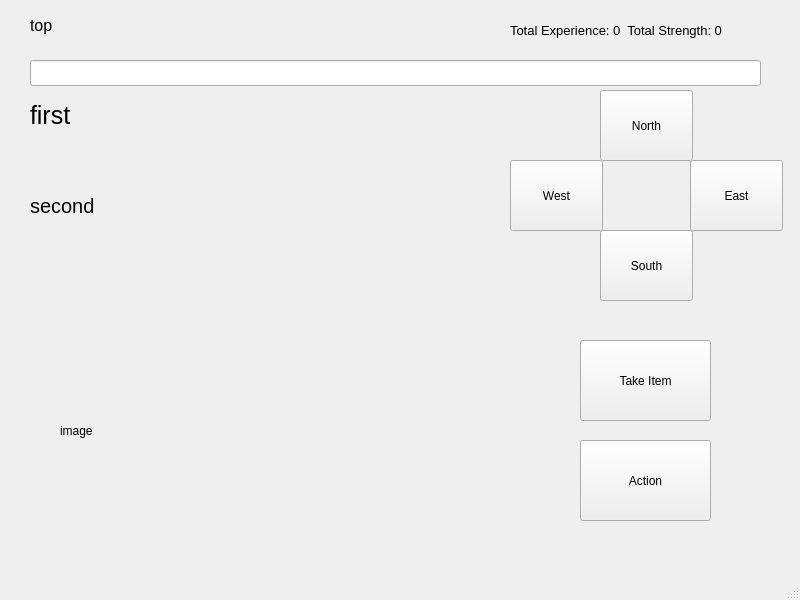
<?xml version="1.0" encoding="UTF-8"?>
<ui version="4.0">
 <class>MainWindow</class>
 <widget class="QMainWindow" name="MainWindow">
  <property name="geometry">
   <rect>
    <x>0</x>
    <y>0</y>
    <width>800</width>
    <height>600</height>
   </rect>
  </property>
  <property name="windowTitle">
   <string>MainWindow</string>
  </property>
  <widget class="QWidget" name="centralwidget">
   <widget class="QLineEdit" name="lineEdit">
    <property name="geometry">
     <rect>
      <x>30</x>
      <y>60</y>
      <width>731</width>
      <height>26</height>
     </rect>
    </property>
   </widget>
   <widget class="QLabel" name="label">
    <property name="geometry">
     <rect>
      <x>30</x>
      <y>80</y>
      <width>611</width>
      <height>251</height>
     </rect>
    </property>
    <property name="font">
     <font>
      <pointsize>15</pointsize>
     </font>
    </property>
    <property name="text">
     <string>second</string>
    </property>
   </widget>
   <widget class="QLabel" name="label_2">
    <property name="geometry">
     <rect>
      <x>30</x>
      <y>20</y>
      <width>721</width>
      <height>191</height>
     </rect>
    </property>
    <property name="font">
     <font>
      <pointsize>19</pointsize>
     </font>
    </property>
    <property name="text">
     <string>first</string>
    </property>
   </widget>
   <widget class="QLabel" name="label_3">
    <property name="geometry">
     <rect>
      <x>30</x>
      <y>-70</y>
      <width>651</width>
      <height>191</height>
     </rect>
    </property>
    <property name="font">
     <font>
      <pointsize>12</pointsize>
     </font>
    </property>
    <property name="text">
     <string>top</string>
    </property>
   </widget>
   <widget class="QLabel" name="label_4">
    <property name="geometry">
     <rect>
      <x>510</x>
      <y>20</y>
      <width>351</width>
      <height>20</height>
     </rect>
    </property>
    <property name="font">
     <font>
      <pointsize>10</pointsize>
     </font>
    </property>
    <property name="text">
     <string>Total Experience: 0  Total Strength: 0</string>
    </property>
   </widget>
   <widget class="QPushButton" name="northButton">
    <property name="geometry">
     <rect>
      <x>600</x>
      <y>90</y>
      <width>93</width>
      <height>71</height>
     </rect>
    </property>
    <property name="text">
     <string>North</string>
    </property>
   </widget>
   <widget class="QPushButton" name="westButton">
    <property name="geometry">
     <rect>
      <x>510</x>
      <y>160</y>
      <width>93</width>
      <height>71</height>
     </rect>
    </property>
    <property name="text">
     <string>West</string>
    </property>
   </widget>
   <widget class="QPushButton" name="eastButton">
    <property name="geometry">
     <rect>
      <x>690</x>
      <y>160</y>
      <width>93</width>
      <height>71</height>
     </rect>
    </property>
    <property name="text">
     <string>East</string>
    </property>
   </widget>
   <widget class="QPushButton" name="southButton">
    <property name="geometry">
     <rect>
      <x>600</x>
      <y>230</y>
      <width>93</width>
      <height>71</height>
     </rect>
    </property>
    <property name="text">
     <string>South</string>
    </property>
   </widget>
   <widget class="QLabel" name="label_5">
    <property name="geometry">
     <rect>
      <x>60</x>
      <y>310</y>
      <width>451</width>
      <height>241</height>
     </rect>
    </property>
    <property name="text">
     <string>image</string>
    </property>
   </widget>
   <widget class="QPushButton" name="takeButton">
    <property name="geometry">
     <rect>
      <x>580</x>
      <y>340</y>
      <width>131</width>
      <height>81</height>
     </rect>
    </property>
    <property name="text">
     <string>Take Item</string>
    </property>
   </widget>
   <widget class="QPushButton" name="actionButton">
    <property name="geometry">
     <rect>
      <x>580</x>
      <y>440</y>
      <width>131</width>
      <height>81</height>
     </rect>
    </property>
    <property name="text">
     <string>Action</string>
    </property>
   </widget>
  </widget>
  <widget class="QMenuBar" name="menubar">
   <property name="geometry">
    <rect>
     <x>0</x>
     <y>0</y>
     <width>800</width>
     <height>26</height>
    </rect>
   </property>
  </widget>
  <widget class="QStatusBar" name="statusbar"/>
 </widget>
 <resources/>
 <connections/>
</ui>
